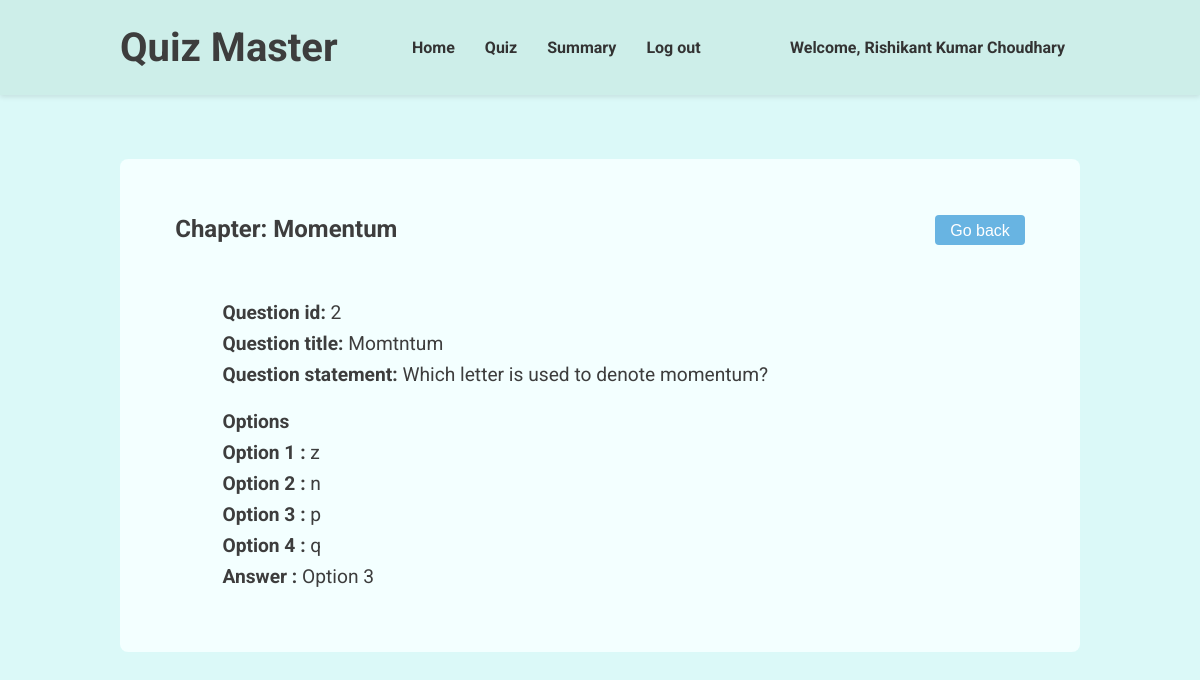
Page /view-question/2 (signed in) on the committed database.
### models.py (models this page shows, shortened)
class User(db.Model, UserMixin):
    __tablename__ = 'users'
    id = db.Column(db.Integer, primary_key=True)
    username = db.Column(db.String(80), unique=True, nullable=False)
    passhash = db.Column(db.String(256), nullable=False)
    fullname = db.Column(db.String(80), nullable=False)
    qualification = db.Column(db.String(80), nullable=False)
    dob = db.Column(db.Date, nullable=False)
    is_admin = db.Column(db.Boolean, nullable=False, default=False)
    @property
    def password(self):
        raise AttributeError('Password is not a readable attribute')

class Chapters(db.Model):
    __tablename__ = 'chapters'
    chapterid = db.Column(db.Integer, primary_key=True)
    subjectid = db.Column(db.Integer, db.ForeignKey('subjects.subjectid'), nullable=False)
    chaptername = db.Column(db.String(80), unique=False, nullable=False)
    chapterdesc = db.Column(db.String(512), nullable=False)
    questions = db.relationship('Questions', backref='chapter', lazy=True)

class Questions(db.Model):
    __tablename__ = 'questions'
    questionid = db.Column(db.Integer, primary_key=True)
    quizid = db.Column(db.Integer, db.ForeignKey('quizzes.quizid'), nullable=False)
    chapterid = db.Column(db.Integer, db.ForeignKey('chapters.chapterid'), nullable=False)
    title = db.Column(db.String(80), nullable=False)
    statement = db.Column(db.String(512), nullable=False)
    option1 = db.Column(db.String(80), nullable=False)
    option2 = db.Column(db.String(80), nullable=False)
    option3 = db.Column(db.String(80), nullable=False)
    option4 = db.Column(db.String(80), nullable=False)
    ans = db.Column(db.Integer, nullable=False)

### routes.py (the view)
@app.route('/view-question/<int:que_id>')
@login_required
def view_question(que_id):
    return render_template('view-question.html', user = current_user, question = Questions.query.get(que_id), chapter = Chapters.query.get(Questions.query.get(que_id).chapterid).chaptername)

### app.py (called while the page is built)
@login_manager.user_loader
def load_user(userid):
    return models.User.query.get(int(userid))

### templates/view-question.html (shortened to what this page needs)
{% extends "base.html" %}  {% block stylesheet %}
<link rel="stylesheet" href="{{ url_for('static', filename='navbar.css') }}" />
{% endblock %} {% block navbar %}
<header>
  <div class="header-container">
    <h1>Quiz Master</h1>
    <nav>
      <ul>
        <li>
          <a href="/dashboard">Home</a>
        </li>
        <li>
          <a href="/admin-quiz">Quiz</a>
        </li>
        <li>
          <a href="/admin-summary">Summary</a>
        </li>
        <li>
          <a href="/logout">Log out</a>
        </li>
      </ul>
    </nav>
    <a href="/profile">Welcome, {{ user.fullname}}</a>
  </div>
</header>
{% endblock %} {% block content %}
<main>
  <div class="sub-header">
    <h2>Chapter: {{chapter}}</h2>
    <button onclick="goBack()">Go back</button>
  </div>
  <div class="question-display">
    <div class="question">
      <p><b>Question id:</b> {{ question.questionid }}</p>
      <p><b>Question title:</b> {{ question.title }}</p>
      <p><b>Question statement:</b> {{ question.statement }}</p>
    </div>
    <div class="options">
      <p><b>Options</b></p>
      <p><b>Option 1 :</b> {{question.option1}}</p>
      <p><b>Option 2 :</b> {{question.option2}}</p>
      <p><b>Option 3 :</b> {{question.option3}}</p>
      <p><b>Option 4 :</b> {{question.option4}}</p>
      <p><b>Answer :</b> Option {{question.ans}}</p>
    </div>
  </div>
</main>
{% endblock %}

### static/index.css (style rules this page uses)
* { margin: 0; padding: 0; box-sizing: border-box; }
body { background-color: #dbf9f8; color: #3d3d3d; font-family: 'roboto', sans-serif; }

### static/navbar.css (style rules this page uses)
header { background-color: #cdeee9; padding: 1.5rem; box-shadow: 0 2px 5px rgba(0, 0, 0, 0.1); }
.header-container { margin: auto; width: 80vw; display: flex; justify-content: space-between; align-items: center; }
header h1 { margin: 0; font-size: 2.5rem; color: #3d3d3d; }
header nav ul { list-style: none; display: flex; }
header a { margin: 0 15px; text-decoration: none; color: #333; font-weight: bold; }

### templates/view-question.html (style rules this page uses)
main { margin: 4rem 0; padding: 0.5rem; min-height: 50vh; display: flex; flex-direction: column; align-items: center; background-color: #f3ffff; border-radius: 0.5rem; }
.sub-header { margin: 3rem 0; width: 90%; display: flex; justify-content: space-between; }
.sub-header h2 { font-size: 1.5rem; }
.sub-header button { padding: 7px 15px 5px; font-size: 1rem; background-color: #68b4e2; color: #fff; border: none; border-radius: 0.25rem; cursor: pointer; }
.question-display { margin-bottom: 2rem; width: 80%; font-size: 1.2rem; }
.question-display div { margin-bottom: 1.5rem; }
.question-display p { margin: 0.5rem 0; }

### rows in the picture
User: fullname "Rishikant Kumar Choudhary"
Chapters: chaptername "Momentum"
Questions: questionid "2", title "Momtntum", statement "Which letter is used to denote momentum?", option1 "z", option2 "n", option3 "p", option4 "q", ans "3"
